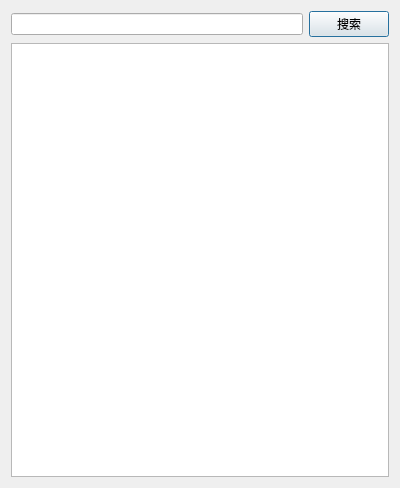
<?xml version="1.0" encoding="UTF-8"?>
<ui version="4.0">
 <class>ConfigureDialog</class>
 <widget class="QDialog" name="ConfigureDialog">
  <property name="geometry">
   <rect>
    <x>0</x>
    <y>0</y>
    <width>400</width>
    <height>488</height>
   </rect>
  </property>
  <property name="windowTitle">
   <string>选择变量</string>
  </property>
  <layout class="QVBoxLayout" name="verticalLayout">
   <item>
    <layout class="QHBoxLayout" name="horizontalLayout">
     <item>
      <widget class="QLineEdit" name="m_searchEdit"/>
     </item>
     <item>
      <widget class="QPushButton" name="m_searchBtn">
       <property name="text">
        <string>搜索</string>
       </property>
      </widget>
     </item>
    </layout>
   </item>
   <item>
    <widget class="QTreeView" name="m_view"/>
   </item>
  </layout>
 </widget>
 <resources/>
 <connections/>
</ui>
